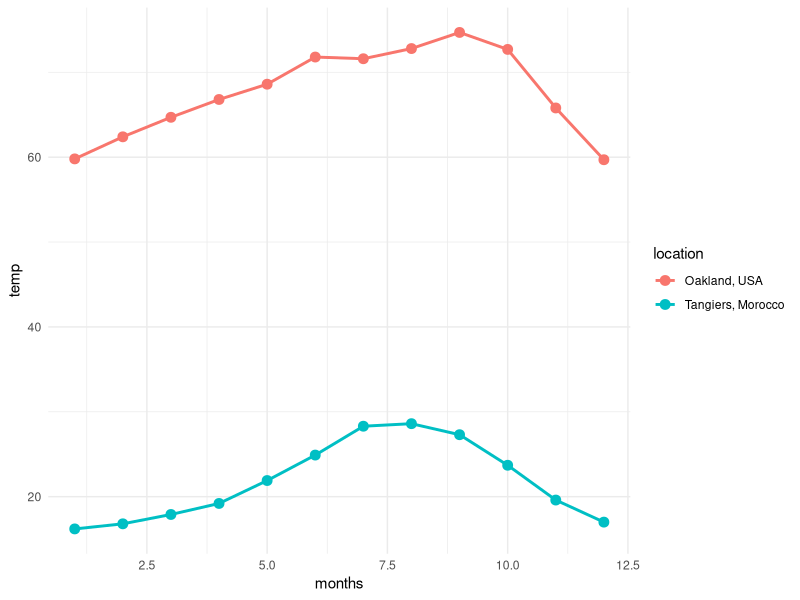
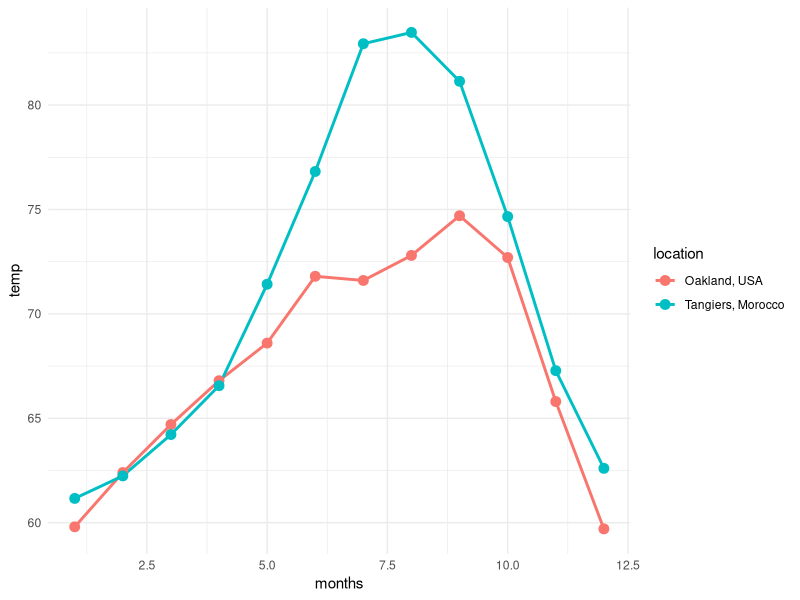
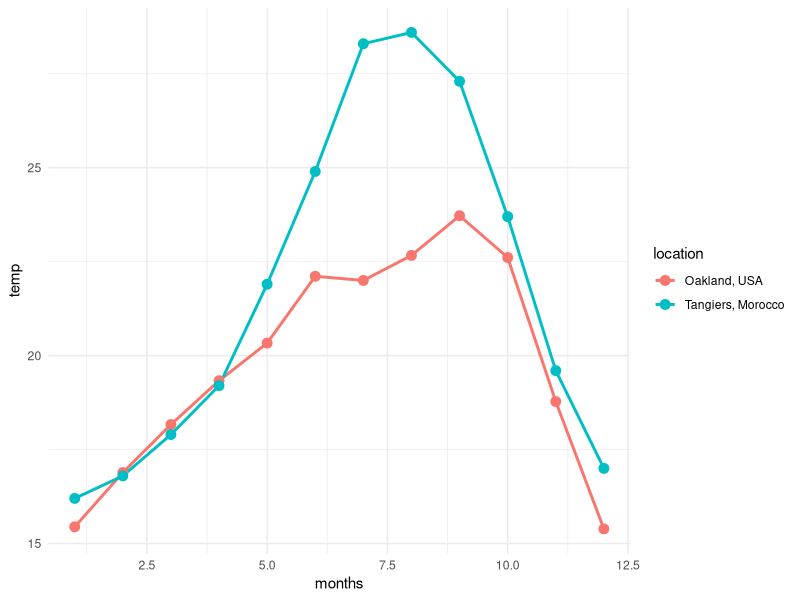

Source code (R) for these figures, in order:
## ---- chunk 1
library(ggplot2)
## ---- chunk 2
# first value in HTML table is in *F
oakland_temp <- c(59.8, 62.4, 64.7, 66.8, 68.6, 71.8, 71.6, 72.8, 74.7, 72.7, 65.8, 59.7)

# first value in HTML table is in *C
tangiers_temp <- c(16.2, 16.8, 17.9, 19.2, 21.9, 24.9, 28.3, 28.6, 27.3, 23.7, 19.6, 17.0)
## ---- chunk 3

# create the x-axis to chart
months <- seq(1, 12, 1)

# create a data.frame for each city
oakland_df <- data.frame(months, 
                         temp=oakland_temp, 
                         location = 'Oakland, USA')

tangiers_df <- data.frame(months, 
                          temp=tangiers_temp, 
                          location = 'Tangiers, Morocco')

# merge the sets to display together
combined_df <- rbind(oakland_df, tangiers_df)

ggplot(data = combined_df, aes(x = months, 
                               y = temp)) + 
    geom_line(aes(color = location), size = 1) + 
    geom_point(aes(color = location), size = 3) + 
    theme_minimal()
## ---- chunk 4
oakland_meta <- data.frame(source = 'Oakland, California, USA',
                           measurement_type = 'avg_daily_temp', 
                           measurement_units = 'fahrenheit',
                           measurement_freq = '5-minute',
                           sensor_type = 'Adafruit 642')

tangiers_meta <- data.frame(source = 'Tangiers, Morocco, Africa',
                           measurement_type = 'avg_daily_temp', 
                           measurement_units = 'celsius',
                           measurement_freq = '15-minute',
                           sensor_type = 'Campbell 107')

## ---- chunk 5
# merging function - simple
#' @param set1 first data set to merge
#' @param set2 second data set to merge
#' @param defs1 metadata definition source for set1
#' @param defs2 metadata definition source for 
#' @param coercion what measurement unit the combined data should be converted to
#' @return a single data.frame that combines set1 and set2 inputs
fuse_weather_data <- function(set1, set2, defs1, defs2, coercion = 'Fahrenheit', ...){
    # browser()
    # because data are messy everywhere, do the minimal to standardize
    conversion = tolower(coercion)
    
    # merge metadata to inputs - super ignorant join
    data1 <- data.frame(set1, defs1)
    data2 <- data.frame(set2, defs2)
    
    # check input data and coerce if necessary
    data1 <- converter(data1, conversion = coercion)
    data2 <- converter(data2, conversion = coercion)
    
    data_join <- rbind(data1, data2)
    
    return(data_join)
    
} # function closer

## convert numeric vector from one unit to another, depending on desired type
#' @param input_df data.frame that has colum names temp and measurement_units
#' @conversion celsius or fahrenheit, the desired output units for a temperature measurement data set
#' @return a data.frame of the same dimensions as input
converter <- function(input_df, conversion = conversion, ...){

        #browser()
    
        conversion <- tolower(conversion)        

        # what are the units of the input data?
        detected_unit <- unique(input_df$measurement_units)
        
        ## perform simple conversion
        conversion_direction <- if (conversion == 'fahrenheit' & detected_unit == 'celsius'){
            # multiply input by 9/5 then add 32
            input_df$temp <- (input_df$temp * (9/5)) + 32
            input_df$measurement_units <- conversion
            return(input_df)
            
            } else if (conversion == 'celsius' & detected_unit == 'fahrenheit'){
            # multiply input by 5/9 then subtract 32
            input_df$temp <- (input_df$temp - 32)  * (5/9)
            input_df$measurement_units <- conversion
            return(input_df)
                
            } else if (conversion == detected_unit) {
                # preserve numeric inputs
                return(input_df)
            } else {
                stop('temperature conversion could not be applied')
            }
            
        } # function closer

## ---- chunk 6
final_output <- fuse_weather_data(oakland_df, tangiers_df, oakland_meta, tangiers_meta, coercion = 'Fahrenheit')

# try it out
corrected_chart_df <- ggplot(data = final_output, aes(x = months, 
                               y = temp)) + 
    geom_line(aes(color = location), size = 1) + 
    geom_point(aes(color = location), size = 3) + 
    theme_minimal()

corrected_chart_df
## ---- chunk 7
final_output2 <- fuse_weather_data(oakland_df, tangiers_df, oakland_meta, tangiers_meta, coercion = 'Celsius')

# try it out
corrected_chart_df2 <- ggplot(data = final_output2, aes(x = months, 
                               y = temp)) + 
    geom_line(aes(color = location), size = 1) + 
    geom_point(aes(color = location), size = 3) + 
    theme_minimal()

corrected_chart_df2
## ---- chunk 8
## test the conversion function
# oaktown
# oakland_test <- data.frame(oakland_df, oakland_meta)
# tangiers_test <- data.frame(tangiers_df, tangiers_meta)

# ## manual function tests
# block <- converter(oakland_test, conversion = 'celsius'); block
# block2 <- converter(oakland_test, conversion = 'fahrenheit'); block2
# 
# block3 <- converter(tangiers_test, conversion = 'fahrenheit'); block3
# block4 <- converter(tangiers_test, conversion = 'celsius'); block4
